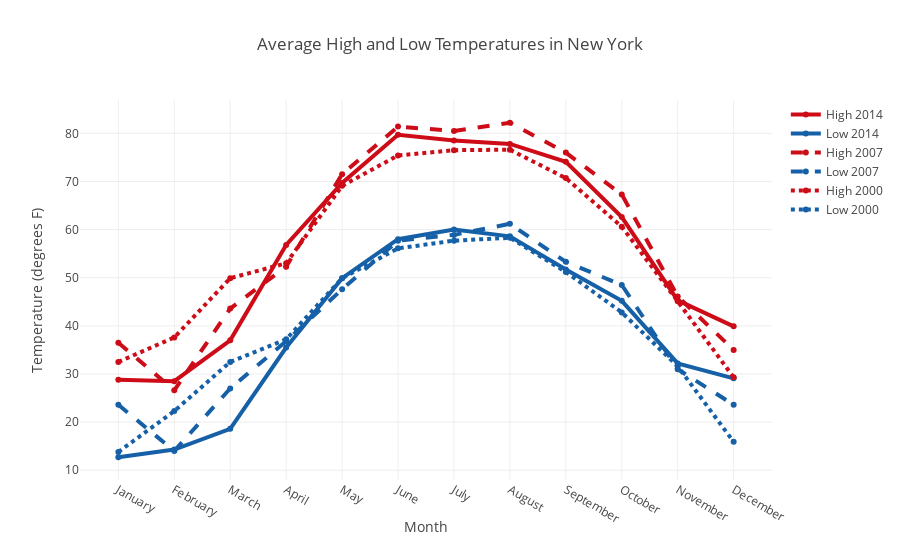

The notebook cell saved with this chart:
### Markdown cell above
# Style Line Plots

This example styles the color and dash of the traces, adds trace names, modifiys line width, and adds plot and axes title

### Code cell
import plotly.plotly as py
import plotly.graph_objs as go

# Add data
month = ['January', 'February', 'March', 'April', 'May', 'June', 'July',
         'August', 'September', 'October', 'November', 'December']
high_2000 = [32.5, 37.6, 49.9, 53.0, 69.1, 75.4, 76.5, 76.6, 70.7, 60.6, 45.1, 29.3]
low_2000 = [13.8, 22.3, 32.5, 37.2, 49.9, 56.1, 57.7, 58.3, 51.2, 42.8, 31.6, 15.9]
high_2007 = [36.5, 26.6, 43.6, 52.3, 71.5, 81.4, 80.5, 82.2, 76.0, 67.3, 46.1, 35.0]
low_2007 = [23.6, 14.0, 27.0, 36.8, 47.6, 57.7, 58.9, 61.2, 53.3, 48.5, 31.0, 23.6]
high_2014 = [28.8, 28.5, 37.0, 56.8, 69.7, 79.7, 78.5, 77.8, 74.1, 62.6, 45.3, 39.9]
low_2014 = [12.7, 14.3, 18.6, 35.5, 49.9, 58.0, 60.0, 58.6, 51.7, 45.2, 32.2, 29.1]

# Create and style traces
trace0 = go.Scatter(
    x = month,
    y = high_2014,
    name = 'High 2014',
    line = dict(
        color = ('rgb(205, 12, 24)'),
        width = 4)
)
trace1 = go.Scatter(
    x = month,
    y = low_2014,
    name = 'Low 2014',
    line = dict(
        color = ('rgb(22, 96, 167)'),
        width = 4,)
)
trace2 = go.Scatter(
    x = month,
    y = high_2007,
    name = 'High 2007',
    line = dict(
        color = ('rgb(205, 12, 24)'),
        width = 4,
        dash = 'dash') # dash options include 'dash', 'dot', and 'dashdot'
)
trace3 = go.Scatter(
    x = month,
    y = low_2007,
    name = 'Low 2007',
    line = dict(
        color = ('rgb(22, 96, 167)'),
        width = 4,
        dash = 'dash')
)
trace4 = go.Scatter(
    x = month,
    y = high_2000,
    name = 'High 2000',
    line = dict(
        color = ('rgb(205, 12, 24)'),
        width = 4,
        dash = 'dot')
)
trace5 = go.Scatter(
    x = month,
    y = low_2000,
    name = 'Low 2000',
    line = dict(
        color = ('rgb(22, 96, 167)'),
        width = 4,
        dash = 'dot')
)
data = [trace0, trace1, trace2, trace3, trace4, trace5]

# Edit the layout
layout = dict(title = 'Average High and Low Temperatures in New York',
              xaxis = dict(title = 'Month'),
              yaxis = dict(title = 'Temperature (degrees F)'),
              )

fig = dict(data=data, layout=layout)
plotly.offline.iplot(fig, filename='styled-line')

### Figure 1 — Plotly figure (JSON) as saved in the notebook; plotly's stock layout.template omitted (floating-point values rounded to 4 significant figures)
{"data": [{"line": {"color": "rgb(205, 12, 24)", "width": 4}, "name": "High 2014", "type": "scatter", "uid": "5ec38739-c2cf-448e-927c-a5e2abd12b66", "x": ["January", "February", "March", "April", "May", "June", "July", "August", "September", "October", "November", "December"], "y": [28.8, 28.5, 37, 56.8, 69.7, 79.7, 78.5, 77.8, 74.1, 62.6, 45.3, 39.9]}, {"line": {"color": "rgb(22, 96, 167)", "width": 4}, "name": "Low 2014", "type": "scatter", "uid": "c45aa5bc-4d78-4a99-a477-13fdde9310b0", "x": ["January", "February", "March", "April", "May", "June", "July", "August", "September", "October", "November", "December"], "y": [12.7, 14.3, 18.6, 35.5, 49.9, 58, 60, 58.6, 51.7, 45.2, 32.2, 29.1]}, {"line": {"color": "rgb(205, 12, 24)", "dash": "dash", "width": 4}, "name": "High 2007", "type": "scatter", "uid": "1f791c75-4f34-4f16-9718-7a2865548cb9", "x": ["January", "February", "March", "April", "May", "June", "July", "August", "September", "October", "November", "December"], "y": [36.5, 26.6, 43.6, 52.3, 71.5, 81.4, 80.5, 82.2, 76, 67.3, 46.1, 35]}, {"line": {"color": "rgb(22, 96, 167)", "dash": "dash", "width": 4}, "name": "Low 2007", "type": "scatter", "uid": "0c17e849-0a88-4a9c-beaa-95b23d4a0d20", "x": ["January", "February", "March", "April", "May", "June", "July", "August", "September", "October", "November", "December"], "y": [23.6, 14, 27, 36.8, 47.6, 57.7, 58.9, 61.2, 53.3, 48.5, 31, 23.6]}, {"line": {"color": "rgb(205, 12, 24)", "dash": "dot", "width": 4}, "name": "High 2000", "type": "scatter", "uid": "f398f6c8-be3c-4391-a682-843f4fd4c5c7", "x": ["January", "February", "March", "April", "May", "June", "July", "August", "September", "October", "November", "December"], "y": [32.5, 37.6, 49.9, 53, 69.1, 75.4, 76.5, 76.6, 70.7, 60.6, 45.1, 29.3]}, {"line": {"color": "rgb(22, 96, 167)", "dash": "dot", "width": 4}, "name": "Low 2000", "type": "scatter", "uid": "193ffd0f-626b-4f7d-8729-a91bb2161bf4", "x": ["January", "February", "March", "April", "May", "June", "July", "August", "September", "October", "November", "December"], "y": [13.8, 22.3, 32.5, 37.2, 49.9, 56.1, 57.7, 58.3, 51.2, 42.8, 31.6, 15.9]}], "layout": {"title": {"text": "Average High and Low Temperatures in New York"}, "xaxis": {"title": {"text": "Month"}}, "yaxis": {"title": {"text": "Temperature (degrees F)"}}}}
